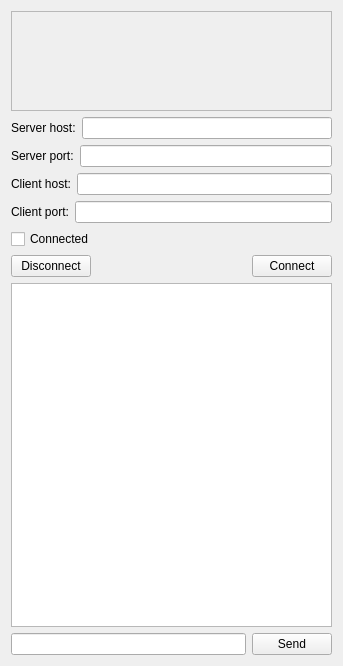
<?xml version="1.0" encoding="UTF-8"?>
<ui version="4.0">
 <class>cls_tcpClient</class>
 <widget class="QWidget" name="cls_tcpClient">
  <property name="geometry">
   <rect>
    <x>0</x>
    <y>0</y>
    <width>343</width>
    <height>666</height>
   </rect>
  </property>
  <property name="windowTitle">
   <string>cls_tcpClient</string>
  </property>
  <layout class="QVBoxLayout" name="verticalLayout">
   <item>
    <widget class="QListWidget" name="lstInterfaces">
     <property name="enabled">
      <bool>false</bool>
     </property>
     <property name="sizePolicy">
      <sizepolicy hsizetype="Expanding" vsizetype="Fixed">
       <horstretch>0</horstretch>
       <verstretch>0</verstretch>
      </sizepolicy>
     </property>
     <property name="minimumSize">
      <size>
       <width>0</width>
       <height>100</height>
      </size>
     </property>
     <property name="maximumSize">
      <size>
       <width>16777215</width>
       <height>100</height>
      </size>
     </property>
    </widget>
   </item>
   <item>
    <layout class="QHBoxLayout" name="horizontalLayout">
     <item>
      <widget class="QLabel" name="label">
       <property name="text">
        <string>Server host:</string>
       </property>
      </widget>
     </item>
     <item>
      <widget class="QLineEdit" name="leHost"/>
     </item>
    </layout>
   </item>
   <item>
    <layout class="QHBoxLayout" name="horizontalLayout_2">
     <item>
      <widget class="QLabel" name="label_2">
       <property name="text">
        <string>Server port:</string>
       </property>
      </widget>
     </item>
     <item>
      <widget class="QLineEdit" name="lePort"/>
     </item>
    </layout>
   </item>
   <item>
    <layout class="QHBoxLayout" name="horizontalLayout_6">
     <item>
      <widget class="QLabel" name="label_3">
       <property name="text">
        <string>Client host:</string>
       </property>
      </widget>
     </item>
     <item>
      <widget class="QLineEdit" name="leClientHost">
       <property name="readOnly">
        <bool>true</bool>
       </property>
      </widget>
     </item>
    </layout>
   </item>
   <item>
    <layout class="QHBoxLayout" name="horizontalLayout_5">
     <item>
      <widget class="QLabel" name="label_4">
       <property name="text">
        <string>Client port:</string>
       </property>
      </widget>
     </item>
     <item>
      <widget class="QLineEdit" name="leClientPort">
       <property name="readOnly">
        <bool>true</bool>
       </property>
      </widget>
     </item>
    </layout>
   </item>
   <item>
    <layout class="QHBoxLayout" name="horizontalLayout_4">
     <item>
      <widget class="QCheckBox" name="chkConnected">
       <property name="text">
        <string>Connected</string>
       </property>
      </widget>
     </item>
     <item>
      <spacer name="horizontalSpacer_2">
       <property name="orientation">
        <enum>Qt::Horizontal</enum>
       </property>
       <property name="sizeHint" stdset="0">
        <size>
         <width>40</width>
         <height>20</height>
        </size>
       </property>
      </spacer>
     </item>
    </layout>
   </item>
   <item>
    <layout class="QHBoxLayout" name="horizontalLayout_3">
     <item>
      <widget class="QPushButton" name="pushButton">
       <property name="text">
        <string>Disconnect</string>
       </property>
      </widget>
     </item>
     <item>
      <spacer name="horizontalSpacer">
       <property name="orientation">
        <enum>Qt::Horizontal</enum>
       </property>
       <property name="sizeHint" stdset="0">
        <size>
         <width>40</width>
         <height>20</height>
        </size>
       </property>
      </spacer>
     </item>
     <item>
      <widget class="QPushButton" name="pushButton_2">
       <property name="text">
        <string>Connect</string>
       </property>
      </widget>
     </item>
    </layout>
   </item>
   <item>
    <widget class="QListWidget" name="listWidget_2"/>
   </item>
   <item>
    <layout class="QHBoxLayout" name="horizontalLayout_7">
     <item>
      <widget class="QLineEdit" name="lineEdit"/>
     </item>
     <item>
      <widget class="QPushButton" name="pushButton_3">
       <property name="text">
        <string>Send</string>
       </property>
      </widget>
     </item>
    </layout>
   </item>
  </layout>
 </widget>
 <layoutdefault spacing="6" margin="11"/>
 <resources/>
 <connections>
  <connection>
   <sender>pushButton_2</sender>
   <signal>clicked()</signal>
   <receiver>cls_tcpClient</receiver>
   <slot>ConnectToServer()</slot>
   <hints>
    <hint type="sourcelabel">
     <x>332</x>
     <y>303</y>
    </hint>
    <hint type="destinationlabel">
     <x>395</x>
     <y>347</y>
    </hint>
   </hints>
  </connection>
  <connection>
   <sender>pushButton</sender>
   <signal>clicked()</signal>
   <receiver>cls_tcpClient</receiver>
   <slot>DisconnectFromServer()</slot>
   <hints>
    <hint type="sourcelabel">
     <x>83</x>
     <y>303</y>
    </hint>
    <hint type="destinationlabel">
     <x>1</x>
     <y>373</y>
    </hint>
   </hints>
  </connection>
  <connection>
   <sender>pushButton_3</sender>
   <signal>clicked()</signal>
   <receiver>cls_tcpClient</receiver>
   <slot>SendMessage()</slot>
   <hints>
    <hint type="sourcelabel">
     <x>324</x>
     <y>641</y>
    </hint>
    <hint type="destinationlabel">
     <x>337</x>
     <y>617</y>
    </hint>
   </hints>
  </connection>
 </connections>
 <slots>
  <slot>ConnectToServer()</slot>
  <slot>DisconnectFromServer()</slot>
  <slot>SendMessage()</slot>
 </slots>
</ui>
